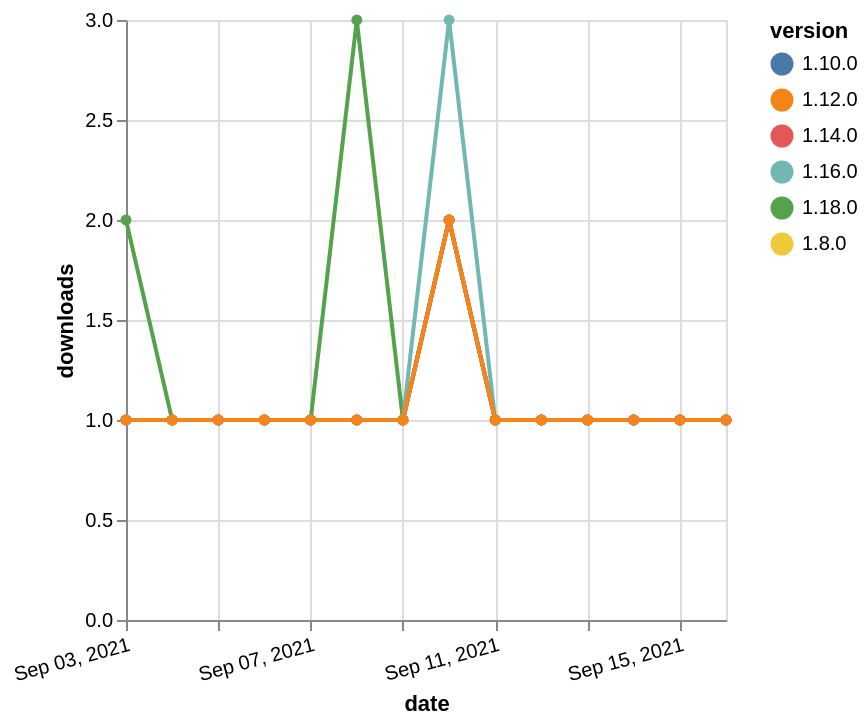

Vega-Lite specification for this chart:
### Vega-Lite specification from a JSON file in a GitHub repository (floating-point values rounded to 4 significant figures)
{"$schema": "https://vega.github.io/schema/vega-lite/v5.json", "description": "A simple bar chart with embedded data.", "data": {"values": [{"date": "2021-09-03", "total": 123, "delta": 2, "version": "1.18.0"}, {"date": "2021-09-04", "total": 124, "delta": 1, "version": "1.18.0"}, {"date": "2021-09-05", "total": 125, "delta": 1, "version": "1.18.0"}, {"date": "2021-09-06", "total": 126, "delta": 1, "version": "1.18.0"}, {"date": "2021-09-07", "total": 127, "delta": 1, "version": "1.18.0"}, {"date": "2021-09-08", "total": 130, "delta": 3, "version": "1.18.0"}, {"date": "2021-09-09", "total": 131, "delta": 1, "version": "1.18.0"}, {"date": "2021-09-10", "total": 133, "delta": 2, "version": "1.18.0"}, {"date": "2021-09-11", "total": 134, "delta": 1, "version": "1.18.0"}, {"date": "2021-09-12", "total": 135, "delta": 1, "version": "1.18.0"}, {"date": "2021-09-13", "total": 136, "delta": 1, "version": "1.18.0"}, {"date": "2021-09-14", "total": 137, "delta": 1, "version": "1.18.0"}, {"date": "2021-09-15", "total": 138, "delta": 1, "version": "1.18.0"}, {"date": "2021-09-16", "total": 139, "delta": 1, "version": "1.18.0"}, {"date": "2021-09-03", "total": 246, "delta": 1, "version": "1.8.0"}, {"date": "2021-09-04", "total": 247, "delta": 1, "version": "1.8.0"}, {"date": "2021-09-05", "total": 248, "delta": 1, "version": "1.8.0"}, {"date": "2021-09-06", "total": 249, "delta": 1, "version": "1.8.0"}, {"date": "2021-09-07", "total": 250, "delta": 1, "version": "1.8.0"}, {"date": "2021-09-08", "total": 251, "delta": 1, "version": "1.8.0"}, {"date": "2021-09-09", "total": 252, "delta": 1, "version": "1.8.0"}, {"date": "2021-09-10", "total": 254, "delta": 2, "version": "1.8.0"}, {"date": "2021-09-11", "total": 255, "delta": 1, "version": "1.8.0"}, {"date": "2021-09-12", "total": 256, "delta": 1, "version": "1.8.0"}, {"date": "2021-09-13", "total": 257, "delta": 1, "version": "1.8.0"}, {"date": "2021-09-14", "total": 258, "delta": 1, "version": "1.8.0"}, {"date": "2021-09-15", "total": 259, "delta": 1, "version": "1.8.0"}, {"date": "2021-09-16", "total": 260, "delta": 1, "version": "1.8.0"}, {"date": "2021-09-03", "total": 192, "delta": 1, "version": "1.10.0"}, {"date": "2021-09-04", "total": 193, "delta": 1, "version": "1.10.0"}, {"date": "2021-09-05", "total": 194, "delta": 1, "version": "1.10.0"}, {"date": "2021-09-06", "total": 195, "delta": 1, "version": "1.10.0"}, {"date": "2021-09-07", "total": 196, "delta": 1, "version": "1.10.0"}, {"date": "2021-09-08", "total": 197, "delta": 1, "version": "1.10.0"}, {"date": "2021-09-09", "total": 198, "delta": 1, "version": "1.10.0"}, {"date": "2021-09-10", "total": 200, "delta": 2, "version": "1.10.0"}, {"date": "2021-09-11", "total": 201, "delta": 1, "version": "1.10.0"}, {"date": "2021-09-12", "total": 202, "delta": 1, "version": "1.10.0"}, {"date": "2021-09-13", "total": 203, "delta": 1, "version": "1.10.0"}, {"date": "2021-09-14", "total": 204, "delta": 1, "version": "1.10.0"}, {"date": "2021-09-15", "total": 205, "delta": 1, "version": "1.10.0"}, {"date": "2021-09-16", "total": 206, "delta": 1, "version": "1.10.0"}, {"date": "2021-09-03", "total": 198, "delta": 1, "version": "1.16.0"}, {"date": "2021-09-04", "total": 199, "delta": 1, "version": "1.16.0"}, {"date": "2021-09-05", "total": 200, "delta": 1, "version": "1.16.0"}, {"date": "2021-09-06", "total": 201, "delta": 1, "version": "1.16.0"}, {"date": "2021-09-07", "total": 202, "delta": 1, "version": "1.16.0"}, {"date": "2021-09-08", "total": 203, "delta": 1, "version": "1.16.0"}, {"date": "2021-09-09", "total": 204, "delta": 1, "version": "1.16.0"}, {"date": "2021-09-10", "total": 207, "delta": 3, "version": "1.16.0"}, {"date": "2021-09-11", "total": 208, "delta": 1, "version": "1.16.0"}, {"date": "2021-09-12", "total": 209, "delta": 1, "version": "1.16.0"}, {"date": "2021-09-13", "total": 210, "delta": 1, "version": "1.16.0"}, {"date": "2021-09-14", "total": 211, "delta": 1, "version": "1.16.0"}, {"date": "2021-09-15", "total": 212, "delta": 1, "version": "1.16.0"}, {"date": "2021-09-16", "total": 213, "delta": 1, "version": "1.16.0"}, {"date": "2021-09-03", "total": 169, "delta": 1, "version": "1.14.0"}, {"date": "2021-09-04", "total": 170, "delta": 1, "version": "1.14.0"}, {"date": "2021-09-05", "total": 171, "delta": 1, "version": "1.14.0"}, {"date": "2021-09-06", "total": 172, "delta": 1, "version": "1.14.0"}, {"date": "2021-09-07", "total": 173, "delta": 1, "version": "1.14.0"}, {"date": "2021-09-08", "total": 174, "delta": 1, "version": "1.14.0"}, {"date": "2021-09-09", "total": 175, "delta": 1, "version": "1.14.0"}, {"date": "2021-09-10", "total": 177, "delta": 2, "version": "1.14.0"}, {"date": "2021-09-11", "total": 178, "delta": 1, "version": "1.14.0"}, {"date": "2021-09-12", "total": 179, "delta": 1, "version": "1.14.0"}, {"date": "2021-09-13", "total": 180, "delta": 1, "version": "1.14.0"}, {"date": "2021-09-14", "total": 181, "delta": 1, "version": "1.14.0"}, {"date": "2021-09-15", "total": 182, "delta": 1, "version": "1.14.0"}, {"date": "2021-09-16", "total": 183, "delta": 1, "version": "1.14.0"}, {"date": "2021-09-03", "total": 190, "delta": 1, "version": "1.12.0"}, {"date": "2021-09-04", "total": 191, "delta": 1, "version": "1.12.0"}, {"date": "2021-09-05", "total": 192, "delta": 1, "version": "1.12.0"}, {"date": "2021-09-06", "total": 193, "delta": 1, "version": "1.12.0"}, {"date": "2021-09-07", "total": 194, "delta": 1, "version": "1.12.0"}, {"date": "2021-09-08", "total": 195, "delta": 1, "version": "1.12.0"}, {"date": "2021-09-09", "total": 196, "delta": 1, "version": "1.12.0"}, {"date": "2021-09-10", "total": 198, "delta": 2, "version": "1.12.0"}, {"date": "2021-09-11", "total": 199, "delta": 1, "version": "1.12.0"}, {"date": "2021-09-12", "total": 200, "delta": 1, "version": "1.12.0"}, {"date": "2021-09-13", "total": 201, "delta": 1, "version": "1.12.0"}, {"date": "2021-09-14", "total": 202, "delta": 1, "version": "1.12.0"}, {"date": "2021-09-15", "total": 203, "delta": 1, "version": "1.12.0"}, {"date": "2021-09-16", "total": 204, "delta": 1, "version": "1.12.0"}]}, "width": "container", "mark": {"type": "line", "point": {"filled": true}}, "encoding": {"x": {"field": "date", "type": "temporal", "timeUnit": "yearmonthdate", "title": "date", "axis": {"labelAngle": -15}}, "y": {"field": "delta", "type": "quantitative", "title": "downloads"}, "color": {"field": "version", "type": "nominal"}, "tooltip": {"field": "delta"}}}
